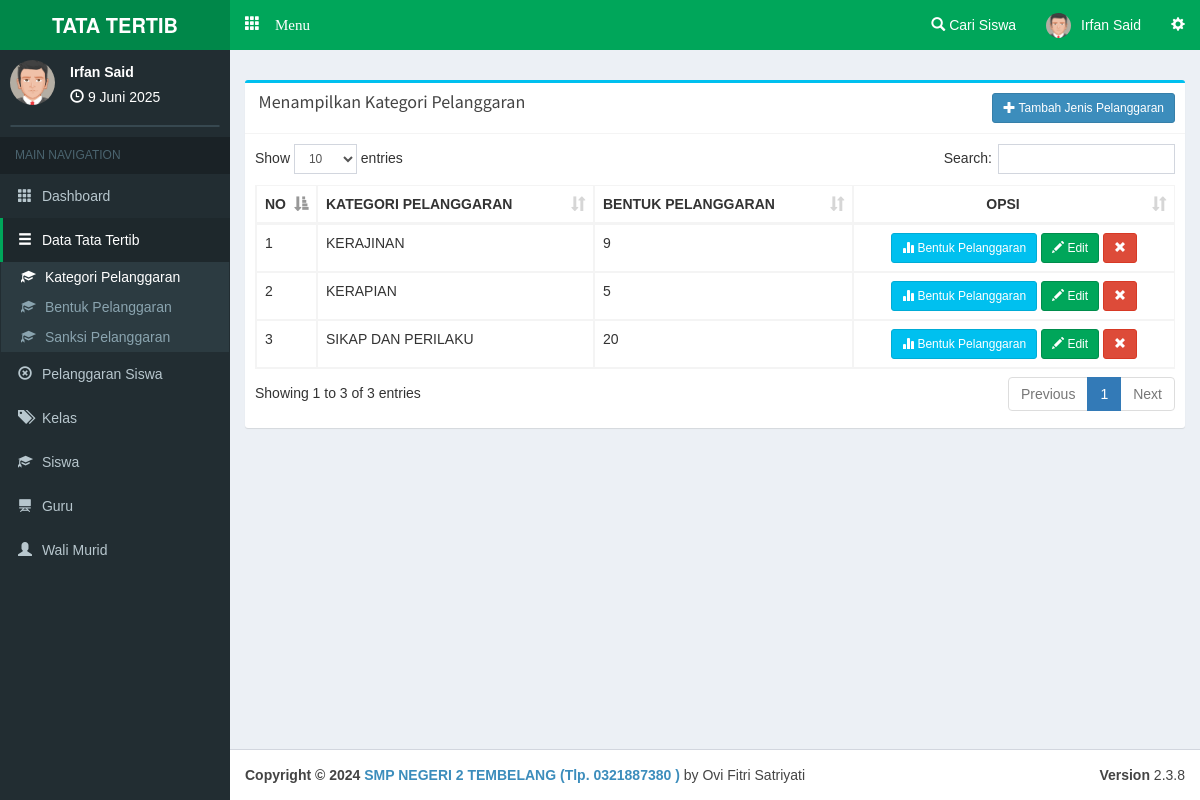
Page /admin/kategoripelanggaran (signed in) on the committed database.
### tables this page shows
CREATE TABLE `katbenpel` (
  `c_katbenpel` varchar(10) NOT NULL,
  `katbenpel` varchar(30) NOT NULL
);

### php/config.php (called while the page is built, shortened)
<?php
$base='http://localhost/pps/';
$basead='http://localhost/pps/admin/';
?>

### php/function.php (called while the page is built, shortened)
<?php
function tgl($date){
  $array_bulan = array(1=>'Januari','Februari','Maret', 'April', 'Mei', 'Juni','Juli','Agustus','September','Oktober', 'November','Desember');
  $date = strtotime($date);
  $tanggal = date ('j', $date);
  $bulan = $array_bulan[date('n',$date)];
  $tahun = date('Y',$date);
  $result = $tanggal ." ". $bulan ." ". $tahun;
  return($result);
}
?>

### admin/view/a-jenispel.php (the view, shortened to what this page needs)
    <div class="row">
        <div class="col-xs-12 col-md-12 col-lg-12">
          <div class="box box-info">
            <div class="box-header with-border">
              <h3 class="box-title"></span>&nbsp;Menampilkan Kategori Pelanggaran</h3><span style="float:right;"><a class="btn btn-circle btn-primary btn-sm" data-target="#tambah" data-toggle="modal"><i class="glyphicon glyphicon-plus"></i> Tambah Jenis Pelanggaran</a></span>
            </div>
            <div class="box-body table-responsive">
              <table id="example1" class="table table-bordered table-hover">
                <thead>
                <tr>
                  <th width="5%">NO</th>
                  <th>KATEGORI PELANGGARAN</th>
                  <th>BENTUK PELANGGARAN</th>
                  <th style="text-align:center;">OPSI</th>
                </tr>
                </thead>
                <tbody>
<?php $smk=mysqli_query($con,"SELECT * FROM katbenpel order by katbenpel asc ");$vr=1;while($akh=mysqli_fetch_array($smk)){ $jben=mysqli_num_rows(mysqli_query($con,"SELECT * FROM benpel where c_katbenpel='$akh[c_katbenpel]' ")); ?>
                <tr>
                  <td><?php echo $vr; ?></td>
                  <td><?php echo $akh['katbenpel']; ?></td>
                  <td><?php echo $jben; ?></td>
                  <td align="center">
                  <a class="btn btn-info btn-sm" href="<?php echo $basead; ?>bentukpelanggaran/<?php echo $akh['c_katbenpel']; ?>"><i class="glyphicon glyphicon-stats"></i> Bentuk Pelanggaran</a>
                  <a class="btn btn-success btn-sm" data-target="#edit<?php echo $akh['c_katbenpel']; ?>" data-toggle="modal"><i class="glyphicon glyphicon-pencil"></i> Edit</a>
                  <a class="btn btn-danger btn-sm" data-target="#hapus<?php echo $akh['c_katbenpel']; ?>" data-toggle="modal"><i class="glyphicon glyphicon-remove"></i></a>
                </tr>
<?php $vr++; } ?>
                </tbody>
              </table>
            </div>
          </div>
        </div>
      </div>

### admin/main.php (shortened to what this page needs)
<?php date_default_timezone_set('Asia/Jakarta');$date=date('Y-m-d'); require '../php/config.php'; require '../php/function.php'; session_start(); if(empty($_SESSION['c_admin'])){header('location:../login');} $na=mysqli_fetch_array(mysqli_query($con,"SELECT * FROM admin where c_admin='$_SESSION[c_admin]' "));  ?>
<!DOCTYPE html>
<html>
<head>
  <link rel="stylesheet" href="<?php echo $base; ?>theme/bootstrap/css/bootstrap.min.css">
  <link rel="stylesheet" href="<?php echo $base; ?>theme/plugins/datatables/dataTables.bootstrap.css">
  <link rel="stylesheet" href="<?php echo $base; ?>theme/dist/css/AdminLTE.min.css">
  <link rel="stylesheet" href="<?php echo $base; ?>theme/dist/css/skins/_all-skins.min.css">
  <link rel="stylesheet" href="<?php echo $base; ?>theme/plugins/iCheck/square/blue.css">
  <link rel="stylesheet" href="<?php echo $base; ?>theme/plugins/pace/pace.min.css">
  <link rel="stylesheet" href="<?php echo $base; ?>theme/plugins/select2/select2.min.css">
  <link href="<?php echo $base; ?>theme/datetime/css/bootstrap-datetimepicker.min.css" rel="stylesheet">
</head>
<body class="skin-green hold-transition fixed"
oncontextmenu="return false">
<div class="wrapper">
  <header class="main-header">
    <a href="#" class="logo">
      <span class="logo-lg"><b>TATA TERTIB</b></span>
    </a>
    <nav class="navbar navbar-static-top" role="navigation">
     <a href="#" class="glyphicon glyphicon-th" data-toggle="offcanvas" role="button" style="color: #fff;margin-top: 15px;margin-left: 15px;font-size: 15px;"> Menu
      </a>
      <div class="navbar-custom-menu">
        <ul class="nav navbar-nav">
          <li class="dropdown notifications-menu">
            <a href="#" class="dropdown-toggle" data-toggle="dropdown">
              <i class="glyphicon glyphicon-search"></i> Cari Siswa
            </a>
          </li>
          <li class="dropdown user user-menu">
            <a href="#" class="dropdown-toggle" data-toggle="dropdown">
            <img src="<?php echo $base; ?>php/img/avatar1.png" class="user-image" alt="User Image">
              <span class="hidden-xs"><?php echo $na['nama'] ?></span>
            </a>
          </li>
          <li>
            <a href="#" data-toggle="control-sidebar"><i class="glyphicon glyphicon-cog"></i></a>
          </li>
        </ul>
      </div>
    </nav>
  </header>
  <aside class="main-sidebar">
    <section class="sidebar">
      <div class="user-panel">
        <div class="pull-left image">
          <img src="<?php echo $base; ?>php/img/avatar1.png" class="img-circle" alt="User Image">
        </div>
        <div class="pull-left info">
          <p><?php echo $na['nama']; ?></p>
          <i class="glyphicon glyphicon-time"></i> <?php echo tgl(date('d-m-Y')); ?>
        </div>
      </div>
      <form action="#" method="get" class="sidebar-form">
      </form>
<?php
if(empty($_GET['smkakh'])){
  $aak='class="active"';$bak='';$cak='';$drop1='';$drop2='';$drop3='';$dak='';$eak='';$fak='';$gak='';
}
else{
  $act=($_GET['smkakh']);
  if($act=='kategoripelanggaran' or $act=='bentukpelanggaran' or $act=='addbentukpelanggaran' or $act=='sanksipelanggaran' or $act=='addsanksi' or $act=='editsanksi'){
    $aak='';$bak='class="active"';$cak='';$dak='';$eak='';$fak='';$gak='';
    if($act=='kategoripelanggaran'){$drop1='class="active"';$drop2='';$drop3='';}
    else if($act=='bentukpelanggaran' or $act=='addbentukpelanggaran'){$drop1='';$drop2='class="active"';$drop3='';}
    else if($act=='sanksipelanggaran' or $act=='addsanksi' or $act=='editsanksi'){$drop1='';$drop2='';$drop3='class="active"';}
  }
}
?>
      <ul class="sidebar-menu">
        <li class="header">MAIN NAVIGATION</li>
        <li <?php echo $aak; ?>>
          <a href="<?php echo $basead; ?>">
            <i class="glyphicon glyphicon-th"></i> <span>Dashboard</span>
          </a>
        </li>
        <li <?php echo $bak; ?>>
          <a href="#">
            <i class="glyphicon glyphicon-menu-hamburger"></i>
            <span>Data Tata Tertib</span>
          </a>
          <ul class="treeview-menu">
            <li <?php echo $drop1; ?>><a href="<?php echo $basead; ?>kategoripelanggaran"><i class="glyphicon glyphicon-education"></i> Kategori Pelanggaran</a></li>
            <li <?php echo $drop2; ?>><a href="<?php echo $basead; ?>bentukpelanggaran"><i class="glyphicon glyphicon-education"></i> Bentuk Pelanggaran</a></li>
            <li <?php echo $drop3; ?>><a href="<?php echo $basead; ?>sanksipelanggaran"><i class="glyphicon glyphicon-education"></i> Sanksi Pelanggaran</a></li>
          </ul>
        </li>
        <li <?php echo $gak; ?>>
          <a href="<?php echo $basead; ?>pelanggaransiswa">
            <i class="glyphicon glyphicon-remove-circle"></i> <span>Pelanggaran Siswa</span>
          </a>
        </li>
        <li <?php echo $cak; ?>>
          <a href="<?php echo $basead; ?>kelas">
            <i class="glyphicon glyphicon-tags"></i> <span>Kelas</span>
          </a>
        </li>
        <li <?php echo $dak; ?>>
          <a href="<?php echo $basead; ?>siswa">
            <i class="glyphicon glyphicon-education"></i> <span>Siswa</span>
          </a>
        </li>
        <li <?php echo $eak; ?>>
          <a href="<?php echo $basead; ?>guru">
            <i class="glyphicon glyphicon-blackboard"></i> <span>Guru</span>
          </a>
        </li>
        <li <?php echo $fak; ?>>
          <a href="<?php echo $basead; ?>walimurid">
            <i class="glyphicon glyphicon-user"></i> <span>Wali Murid</span>
          </a>
        </li>
      </ul>
    </section>
  </aside>
  <div class="content-wrapper">
    <section class="content-header">
    </section>
    <section class="content">
<?php
  if(empty($_GET['smkakh'])){require 'view/home.php';}
  else{
    $act=($_GET['smkakh']);
    if($act=='kategoripelanggaran'){
      require 'view/a-jenispel.php';
    }
  }
?>
    </section>
  </div>
</div>
  <footer class="main-footer">
    <div class="pull-right hidden-xs">
      <b>Version</b> 2.3.8
    </div>
    <strong>Copyright &copy; 2024 <a href="#">SMP NEGERI 2 TEMBELANG (Tlp. 0321887380 )</a></strong> by Ovi Fitri Satriyati
  </footer>
</body>
</html>

### admin/main.php (style rules this page uses)
body { font-family:arial; }

### rows in the picture
katbenpel: katbenpel "KERAJINAN", jben "9"
katbenpel: katbenpel "KERAPIAN", jben "5"
katbenpel: katbenpel "SIKAP DAN PERILAKU", jben "20"

### other values in the picture
$na['nama'] "Irfan Said"
